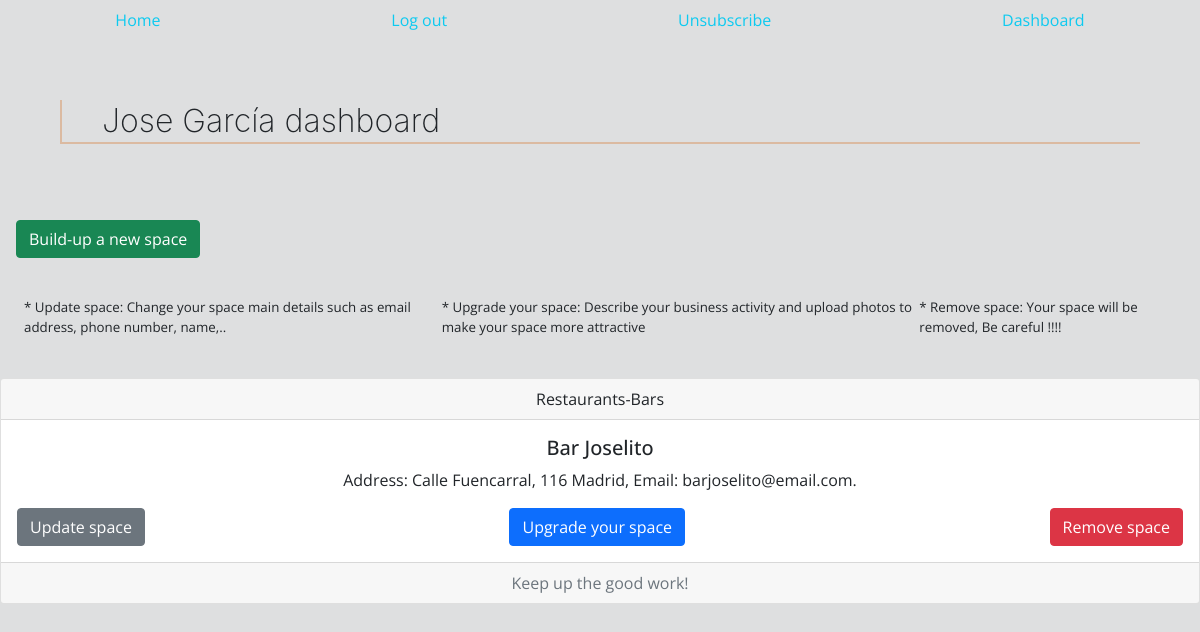
The page /us_dashb/06e21f0284cf4754a4f28393d43518e0 on the database its author committed.
### models.py (models this page shows, shortened)
class Advert(db.Model):
    id = db.Column(db.String(32), primary_key= True)
    user_id = db.Column(db.String(32), ForeignKey("user.id"))
    adv_name = db.Column(db.String(50), nullable=False, unique=True)
    address = db.Column(db.String(60), nullable=False, unique= True)
    latitude = db.Column(db.String(11), nullable=True)
    longitude = db.Column(db.String(11), nullable=True)
    contact_phone = db.Column(db.String(12), nullable=False)
    contact_email = db.Column(db.String(100), nullable=False)
    business_type = db.Column(db.String(30), nullable=False)
    description = db.Column(db.Text, nullable=True)
    images= db.relationship("Upload", backref=db.backref("advert", lazy=True))

### main.py (the view)
@app.route("/us_dashb/<user>", methods=["GET", "POST"])
def dashboard(user):
    user = User.query.get(user)
    if user:
        try:
            u_adverts = Advert.query.filter_by(user_id=user.id).all()
            if u_adverts:
                adverts = [ad for ad in u_adverts]
            else:
                adverts = []
        except IndexError:
            return render_template("u_dashboard.html", text= f"{(user.name)} dashboard", user=user)
    return render_template("u_dashboard.html", text= f"{(user.name)} dashboard", us_adverts=adverts, user=user)

### models.py (called while the page is built)
    def __repr__(self):
        return f"EMAIL: {self.email} NAME: {self.name}"

### templates/u_dashboard.html (shortened to what this page needs)
{%extends "base.html"%}
{%block content%}
<div>
    <h2 class ="d-flex justify-content-start adv_name">{{text}}</h2>
    <div class="sticky">
        <a href="{{url_for('create_ad')}}" class="d-flex justify-content-start" style="text-decoration:none;">
            <button class="btn btn-success m-3" type="button">Build-up a new space</button>
        </a>
    </div>
</div>
<div class="d-flex leyend p-4 ">
  <p style="font-size:smaller;">* Update space: Change your space main details such as email address, phone number, name,..</p>
  <p style="font-size:smaller;">* Upgrade your space: Describe your business activity and upload photos to make your space more attractive</p>
  <p style="font-size:smaller;">* Remove space: Your space will be removed, Be careful !!!!</p>
</div>
{%for advert in us_adverts%}
<div class="card text-center">
    <div class="card-header">
      {{advert.business_type}}
    </div>
    <div class="card-body">
      <h5 class="card-title">{{advert.adv_name}}</h5>
      <p class="card-text">Address: {{advert.address}},       Email: {{advert.contact_email}}.</p>
      <div class="d-flex justify-content-between">
        <a href="{{url_for('update_object', adv_id = advert.id )}}" name="" class="btn btn-secondary ">Update space</a>
        <a href="{{url_for('edit_space', adv_id = advert.id )}}" name="" class="btn btn-primary">Upgrade your space</a>
        <a href="{{url_for('remove_from', adv_id = advert.id )}}" name="" class="btn btn-danger">Remove space</a>
      </div>
    </div>
    <div class="card-footer text-muted">
      Keep up the good work!
    </div>
</div>
{%endfor%}
{%endblock%}

### static/styles.css (style rules this page uses)
* { font-family: Open Sans; }
.adv_name { display: flex; justify-content: start; font-family:-apple-system, BlinkMacSystemFont, 'Segoe UI', Roboto, Oxygen, Ubuntu, Cantarell, 'Open Sans', 'Helvetica Neue', sans-serif; text-shadow:3px; font-weight: 200; margin: 5% 5%; padding:2px 40px; border-left:solid 2px rgba(210, 105, 30, 0.322) ; border-bottom:solid 2px rgba(210, 105, 30, 0.322) ; }

### rows shown on the page
Advert: business_type "Restaurants-Bars", adv_name "Bar Joselito", address "Calle Fuencarral, 116 Madrid", contact_email "barjoselito@email.com"

### other values the page prints
{{ text }} "Jose García dashboard"
